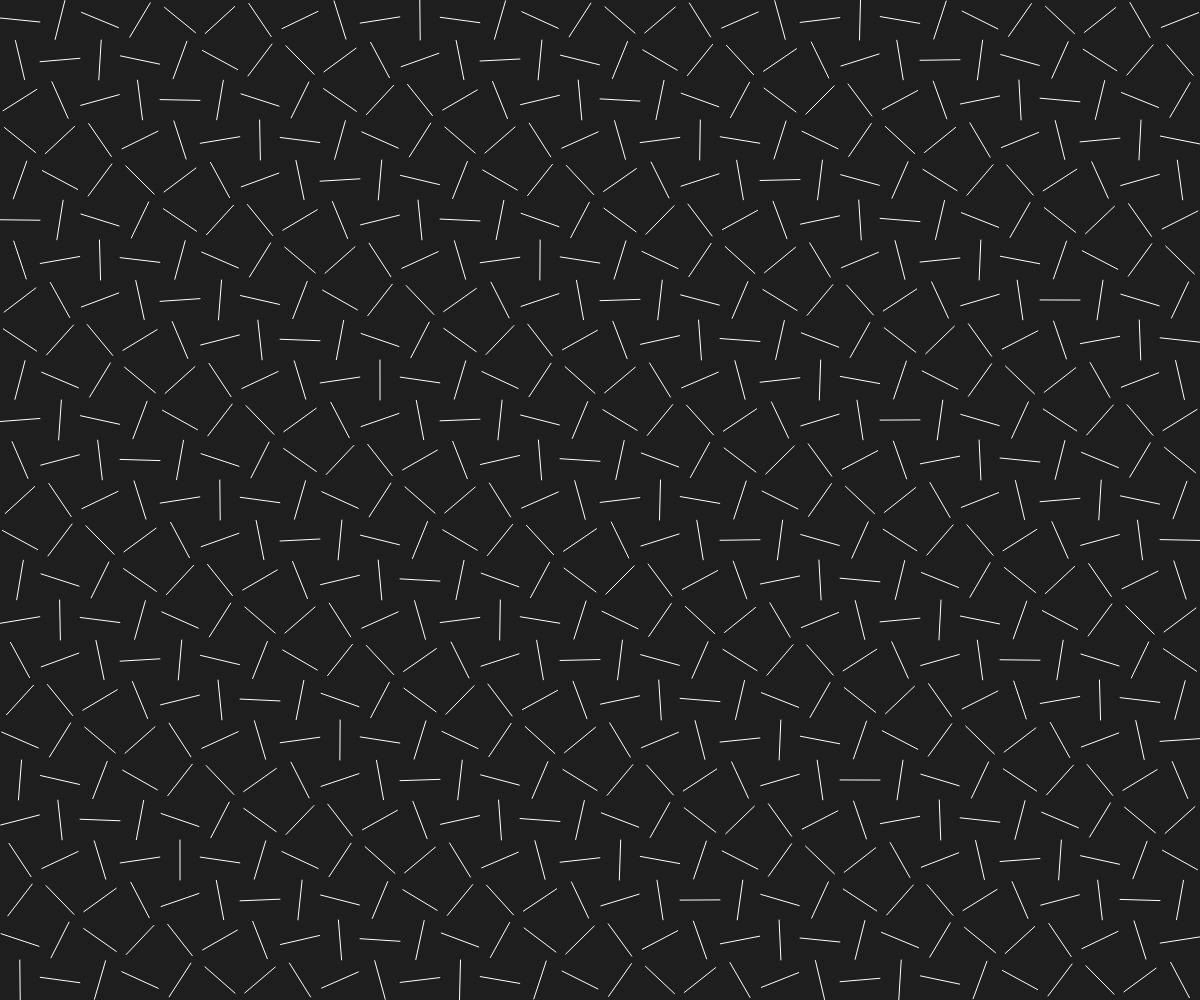
Frame 1 (no input)
Frame 60 (no input): identical to frame 1, image omitted
Frame 120 (the mouse pressed at the canvas centre since frame 60): identical to frame 1, image omitted

The p5.js sketch that drew this single still picture (run headless with seeded random() and noise() and a simulated clock; from frame 60 on, the mouse is pressed at the canvas centre):

// p5.js sketch
// ── sketch.js
var boxSize = 40;
var theta = 1;

function setup() {
    createCanvas(windowWidth, windowHeight);
}

function draw() {
    background(30);
    stroke(255)

    var theta = 0.1;
    for(var y=0; y < height; y += boxSize){
        for(var x=0; x < width; x += boxSize){
            [x1, y1, x2, y2] = [cos(theta), sin(theta),
                cos(theta + PI), sin(theta + PI)].map(e => e * boxSize/2 + boxSize/2);
            line(x1+x, y1+y, x2+x, y2+y)
            theta += 8
        }
    }
}
